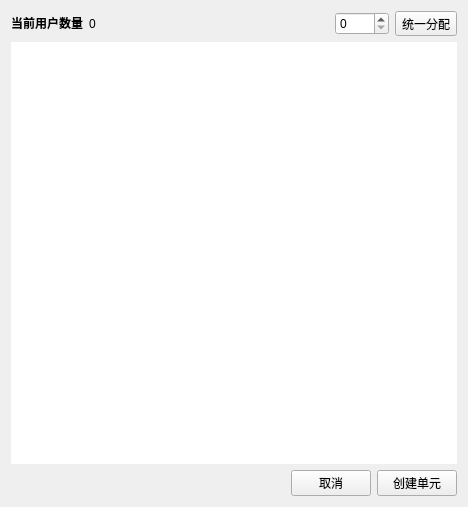
<?xml version="1.0" encoding="UTF-8"?>
<ui version="4.0">
 <class>UnitConfiger</class>
 <widget class="QWidget" name="UnitConfiger">
  <property name="geometry">
   <rect>
    <x>0</x>
    <y>0</y>
    <width>468</width>
    <height>507</height>
   </rect>
  </property>
  <property name="windowTitle">
   <string>单元微配置</string>
  </property>
  <layout class="QVBoxLayout" name="verticalLayout_2">
   <item>
    <layout class="QHBoxLayout" name="horizontalLayout">
     <item>
      <widget class="QLabel" name="label">
       <property name="text">
        <string>&lt;html&gt;&lt;head/&gt;&lt;body&gt;&lt;p&gt;&lt;span style=&quot; font-weight:700;&quot;&gt;当前用户数量&lt;/span&gt;&lt;/p&gt;&lt;/body&gt;&lt;/html&gt;</string>
       </property>
      </widget>
     </item>
     <item>
      <widget class="QLabel" name="tasker_count">
       <property name="text">
        <string>0</string>
       </property>
      </widget>
     </item>
     <item>
      <spacer name="horizontalSpacer">
       <property name="orientation">
        <enum>Qt::Horizontal</enum>
       </property>
       <property name="sizeHint" stdset="0">
        <size>
         <width>40</width>
         <height>20</height>
        </size>
       </property>
      </spacer>
     </item>
     <item>
      <widget class="QSpinBox" name="distribute_count_sb">
       <property name="maximum">
        <number>1000</number>
       </property>
      </widget>
     </item>
     <item>
      <widget class="QToolButton" name="distribute_toolbtn">
       <property name="text">
        <string>统一分配</string>
       </property>
      </widget>
     </item>
    </layout>
   </item>
   <item>
    <layout class="QVBoxLayout" name="verticalLayout">
     <item>
      <widget class="QListWidget" name="listWidget">
       <property name="focusPolicy">
        <enum>Qt::NoFocus</enum>
       </property>
       <property name="frameShape">
        <enum>QFrame::NoFrame</enum>
       </property>
       <property name="frameShadow">
        <enum>QFrame::Sunken</enum>
       </property>
       <property name="lineWidth">
        <number>0</number>
       </property>
       <property name="selectionMode">
        <enum>QAbstractItemView::NoSelection</enum>
       </property>
       <property name="verticalScrollMode">
        <enum>QAbstractItemView::ScrollPerPixel</enum>
       </property>
       <property name="resizeMode">
        <enum>QListView::Adjust</enum>
       </property>
       <property name="layoutMode">
        <enum>QListView::SinglePass</enum>
       </property>
       <property name="spacing">
        <number>5</number>
       </property>
      </widget>
     </item>
    </layout>
   </item>
   <item>
    <layout class="QHBoxLayout" name="horizontalLayout_2">
     <item>
      <spacer name="horizontalSpacer_2">
       <property name="orientation">
        <enum>Qt::Horizontal</enum>
       </property>
       <property name="sizeHint" stdset="0">
        <size>
         <width>40</width>
         <height>20</height>
        </size>
       </property>
      </spacer>
     </item>
     <item>
      <widget class="QPushButton" name="cancel_btn">
       <property name="text">
        <string>取消</string>
       </property>
      </widget>
     </item>
     <item>
      <widget class="QPushButton" name="create_btn">
       <property name="text">
        <string>创建单元</string>
       </property>
      </widget>
     </item>
    </layout>
   </item>
  </layout>
 </widget>
 <resources/>
 <connections/>
</ui>
